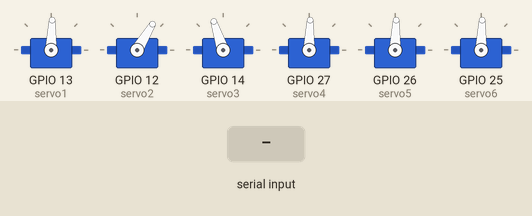
Simulated run of this sketch. Board: ESP32. Shown: 6 × servo. Inputs (shaded band) come from the test bench.

Above: at 1.08 s.
1.3 s: "90,45,200\n" received over Serial
At 2.8 s:
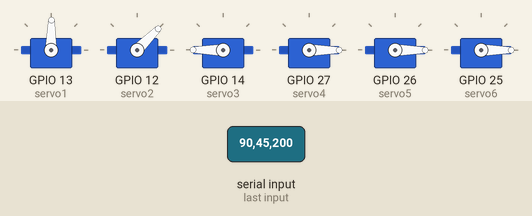
4.3 s: "30,150,10\n" received over Serial
At 6.6 s:
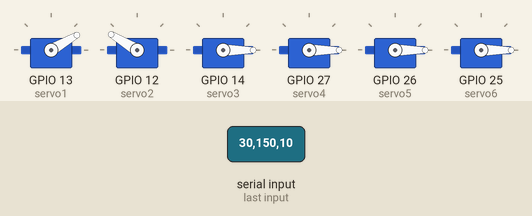
7.3 s: "90,45\n" received over Serial
At 8.9 s:
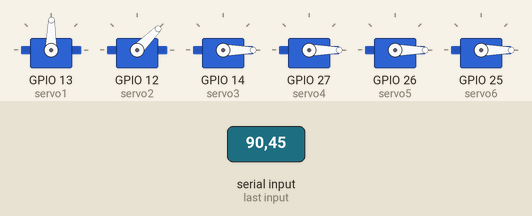
10.3 s: "30,150\n" received over Serial
At 10.75 s:
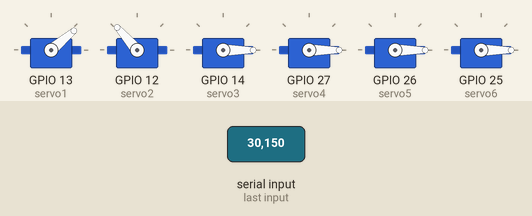
13.3 s: "90,45,200,10\n" received over Serial
At 13.75 s:
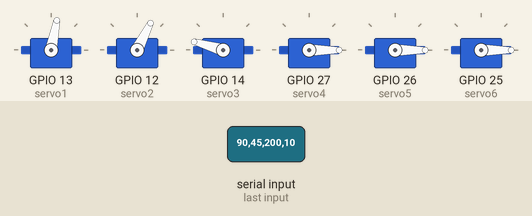
16.3 s: "5\n" received over Serial
At 18.2 s:
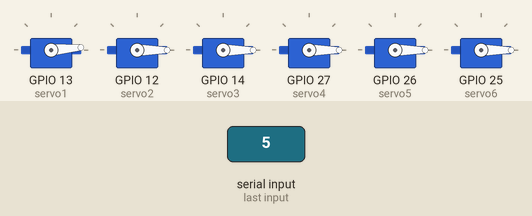
Timing chart, 0 to 19.7 s (numbered marks = the images above; inputs shaded):
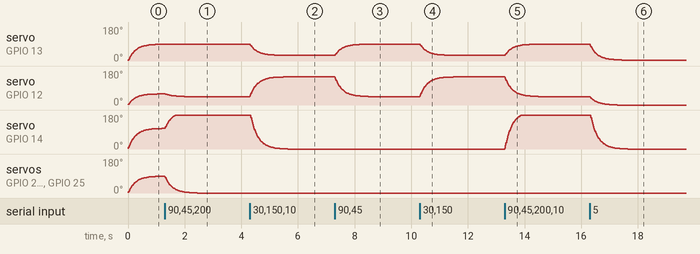

The sketch:

robotic_arm_ESP32.ino
```cpp
// use this for ESP32
#include <ESP32Servo.h>
// use this for other arduino boards
//#include <Servo.h>

// create servo objects
Servo servo1;
Servo servo2;
Servo servo3;
Servo servo4;
Servo servo5;
Servo servo6;

// initialise servo positions
float dataServo1 = 90; // Servo 1 rotation range(dataServo1=0~180)
float dataServo2 = 60; // Servo 2 rotation range(dataServo2=0~180)
float dataServo3 = 110; // Servo 3 rotation range(dataServo3=0~180)
float dataServo4 = 90; // Servo 4 rotation range(dataServo4=0~180)
float dataServo5 = 90; // Servo 5 rotation range(dataServo5=0~180)
float dataServo6 = 90; // Servo 6 rotation range(dataServo6=0~180)

// declare smoothened values
float refresh_rate = 0.98;

float dataServo1_smooth;
float dataServo1_smooth_prev;

float dataServo2_smooth;
float dataServo2_smooth_prev;

float dataServo3_smooth;
float dataServo3_smooth_prev;

float dataServo4_smooth;
float dataServo4_smooth_prev;

float dataServo5_smooth;
float dataServo5_smooth_prev;

float dataServo6_smooth;
float dataServo6_smooth_prev;

void setup() {
  // serial baud
  Serial.begin(115200);

  // attach to GPIO
  servo1.attach(13);
  servo2.attach(12);
  servo3.attach(14);
  servo4.attach(27);
  servo5.attach(26);
  servo6.attach(25);

  // initialise servo positions
  servo1.write(dataServo1);
  servo2.write(dataServo2);
  servo3.write(dataServo3);
  servo4.write(dataServo4);
  servo5.write(dataServo5);
  servo6.write(dataServo6);
  }

void loop() {

  while(Serial.available()){
    // get new servo positions from serial communication
    // the rotation degree is denoted by 3 numbers
    // e.g. '090' for 90 degrees
    // 6 servos in total, so a total of 18 numbers
    String input = Serial.readStringUntil('\n');
    dataServo1 = input.substring(0,3).toInt();
    dataServo2 = input.substring(3,6).toInt();
    dataServo3 = input.substring(6,9).toInt();
    dataServo4 = input.substring(9,12).toInt();
    dataServo5 = input.substring(12,15).toInt();
    dataServo6 = input.substring(15,18).toInt();
  }

  // instead of directly writing the new servo positions, write with gradually increasing/decreasing values for smooth motion
  dataServo1_smooth = (dataServo1 * (1-refresh_rate)) + (dataServo1_smooth_prev * refresh_rate);
  dataServo2_smooth = (dataServo2 * (1-refresh_rate)) + (dataServo2_smooth_prev * refresh_rate);
  dataServo3_smooth = (dataServo3 * (1-refresh_rate)) + (dataServo3_smooth_prev * refresh_rate);
  dataServo4_smooth = (dataServo4 * (1-refresh_rate)) + (dataServo4_smooth_prev * refresh_rate);
  dataServo5_smooth = (dataServo5 * (1-refresh_rate)) + (dataServo5_smooth_prev * refresh_rate);
  dataServo6_smooth = (dataServo6 * (1-refresh_rate)) + (dataServo6_smooth_prev * refresh_rate);

  // bookmark previous positions
  dataServo1_smooth_prev = dataServo1_smooth;
  dataServo2_smooth_prev = dataServo2_smooth;
  dataServo3_smooth_prev = dataServo3_smooth;
  dataServo4_smooth_prev = dataServo4_smooth;
  dataServo5_smooth_prev = dataServo5_smooth;
  dataServo6_smooth_prev = dataServo6_smooth;

  // update new servo positions
  servo1.write(dataServo1_smooth);
  servo2.write(dataServo2_smooth);
  servo3.write(dataServo3_smooth);
  servo4.write(dataServo4_smooth);
  servo5.write(dataServo5_smooth);
  servo6.write(dataServo6_smooth);

  // wait for 5 ms; write for 200 times per second for smooth operations
  delay(5);
}
```

Measured:
- after the input at 1.3 s, servo on GPIO 12 (servo2): moves from 59° to 45° over 0.66 s, starting at once; servo on GPIO 14 (servo3): moves from 109° to 180° over 0.39 s, starting at once; servo on GPIO 27 (servo4), servo on GPIO 26 (servo5), servo on GPIO 25 (servo6): moves from 89° to 0° over 1.1 s, starting at once
- after the input at 4.3 s, servo on GPIO 13 (servo1): moves from 89° to 30° over 1.0 s, starting at once; servo on GPIO 12 (servo2): moves from 45° to 149° over 1.2 s, starting at once; servo on GPIO 14 (servo3): moves from 180° to 0° over 1.3 s, starting at once
- after the input at 7.3 s, servo on GPIO 13 (servo1): moves from 30° to 89° over 1.0 s, starting at once; servo on GPIO 12 (servo2): moves from 149° to 45° over 1.2 s, starting at once
- after the input at 10.3 s, servo on GPIO 13 (servo1): moves from 89° to 30° over 1.0 s, starting at once; servo on GPIO 12 (servo2): moves from 45° to 149° over 1.2 s, starting at once
- after the input at 13.3 s, servo on GPIO 13 (servo1): moves from 30° to 89° over 1.0 s, starting at once; servo on GPIO 12 (servo2): moves from 149° to 45° over 1.2 s, starting at once; servo on GPIO 14 (servo3): moves from 0° to 180° over 0.58 s, starting at once
- after the input at 16.3 s, servo on GPIO 13 (servo1): moves from 89° to 5° over 1.1 s, starting at once; servo on GPIO 12 (servo2): moves from 45° to 0° over 0.96 s, starting at once; servo on GPIO 14 (servo3): moves from 180° to 0° over 1.3 s, starting at once
